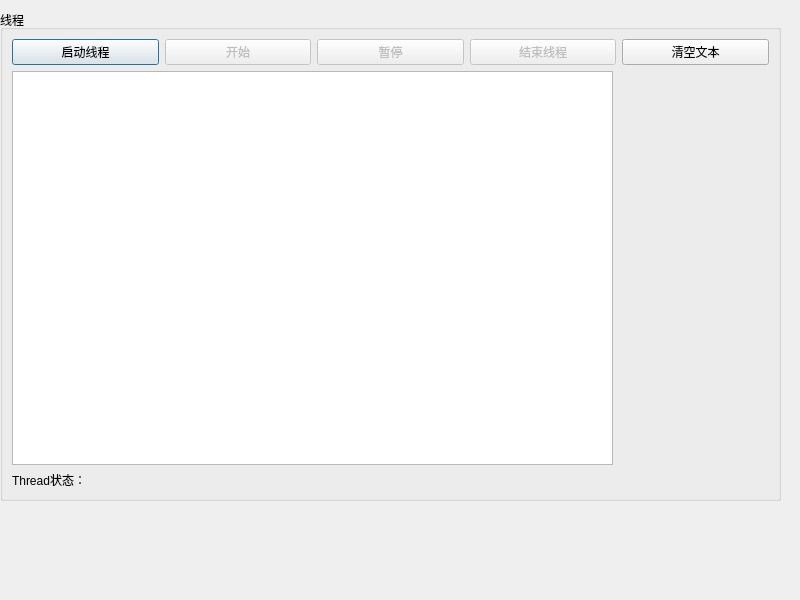
<?xml version="1.0" encoding="UTF-8"?>
<ui version="4.0">
 <class>Dialog</class>
 <widget class="QDialog" name="Dialog">
  <property name="geometry">
   <rect>
    <x>0</x>
    <y>0</y>
    <width>800</width>
    <height>600</height>
   </rect>
  </property>
  <property name="windowTitle">
   <string>qThreadSignal</string>
  </property>
  <widget class="QGroupBox" name="groupBox">
   <property name="geometry">
    <rect>
     <x>0</x>
     <y>10</y>
     <width>781</width>
     <height>491</height>
    </rect>
   </property>
   <property name="title">
    <string>线程</string>
   </property>
   <layout class="QVBoxLayout" name="verticalLayout">
    <item>
     <layout class="QHBoxLayout" name="horizontalLayout">
      <item>
       <widget class="QPushButton" name="btnStartThread">
        <property name="text">
         <string>启动线程</string>
        </property>
       </widget>
      </item>
      <item>
       <widget class="QPushButton" name="btnDiceBegin">
        <property name="enabled">
         <bool>false</bool>
        </property>
        <property name="text">
         <string>开始</string>
        </property>
       </widget>
      </item>
      <item>
       <widget class="QPushButton" name="btnDiceEnd">
        <property name="enabled">
         <bool>false</bool>
        </property>
        <property name="text">
         <string>暂停</string>
        </property>
       </widget>
      </item>
      <item>
       <widget class="QPushButton" name="btnStopThread">
        <property name="enabled">
         <bool>false</bool>
        </property>
        <property name="text">
         <string>结束线程</string>
        </property>
       </widget>
      </item>
      <item>
       <widget class="QPushButton" name="btnClear">
        <property name="text">
         <string>清空文本</string>
        </property>
       </widget>
      </item>
     </layout>
    </item>
    <item>
     <layout class="QHBoxLayout" name="horizontalLayout_3">
      <item>
       <widget class="QPlainTextEdit" name="plainTextEdit"/>
      </item>
      <item>
       <widget class="QLabel" name="LabPic">
        <property name="minimumSize">
         <size>
          <width>150</width>
          <height>0</height>
         </size>
        </property>
        <property name="text">
         <string/>
        </property>
        <property name="pixmap">
         <pixmap resource="res.qrc">:/dict/images/d0.jpg</pixmap>
        </property>
        <property name="scaledContents">
         <bool>false</bool>
        </property>
       </widget>
      </item>
     </layout>
    </item>
    <item>
     <widget class="QLabel" name="LabA">
      <property name="text">
       <string>Thread状态：</string>
      </property>
     </widget>
    </item>
   </layout>
  </widget>
 </widget>
 <resources>
  <include location="res.qrc"/>
 </resources>
 <connections/>
</ui>
